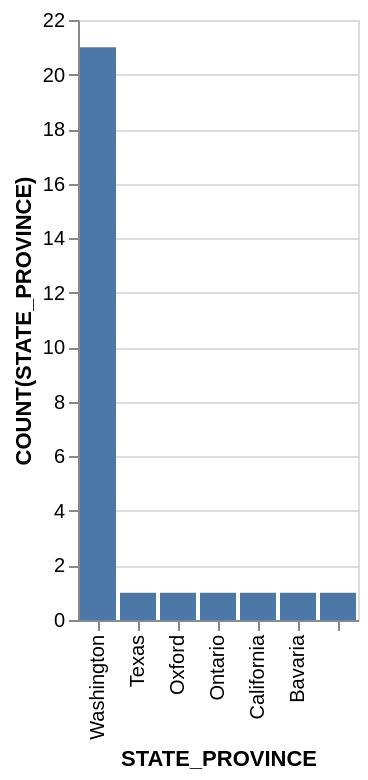

Here is the Vega-Lite specification saved for this chart:
### Vega-Lite specification from a JSON file in a GitHub repository (floating-point values rounded to 4 significant figures)
{"data": {"values": [{"x_data": "Washington", "y_data": 21}, {"x_data": "Texas", "y_data": 1}, {"x_data": "Oxford", "y_data": 1}, {"x_data": "Ontario", "y_data": 1}, {"x_data": "California", "y_data": 1}, {"x_data": "Bavaria", "y_data": 1}, {"x_data": "", "y_data": 1}]}, "mark": "bar", "encoding": {"x": {"field": "x_data", "type": "nominal", "title": "STATE_PROVINCE", "sort": {"op": "sum", "field": "y_data", "order": "descending"}}, "y": {"field": "y_data", "type": "quantitative", "title": "COUNT(STATE_PROVINCE)"}}}
